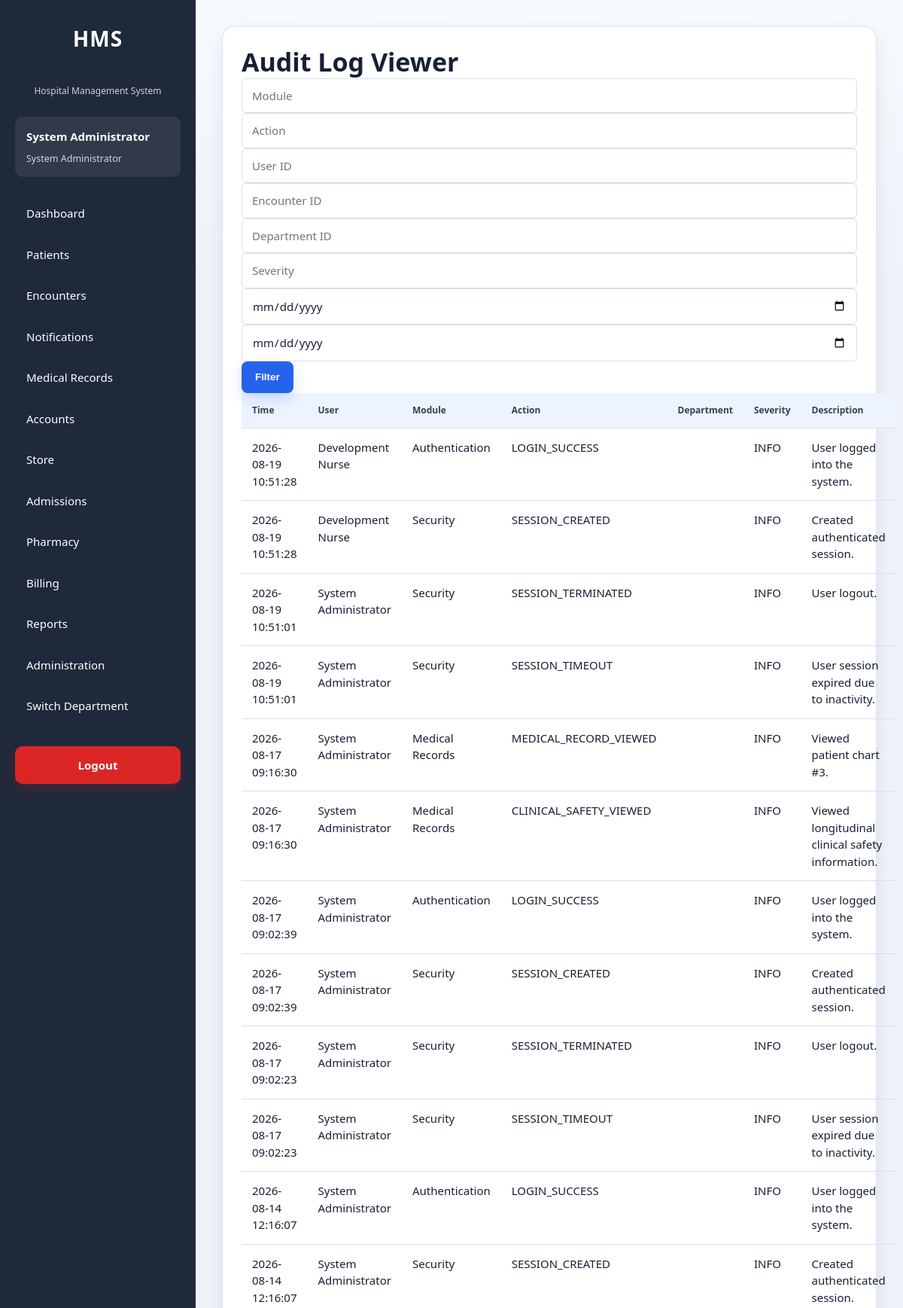
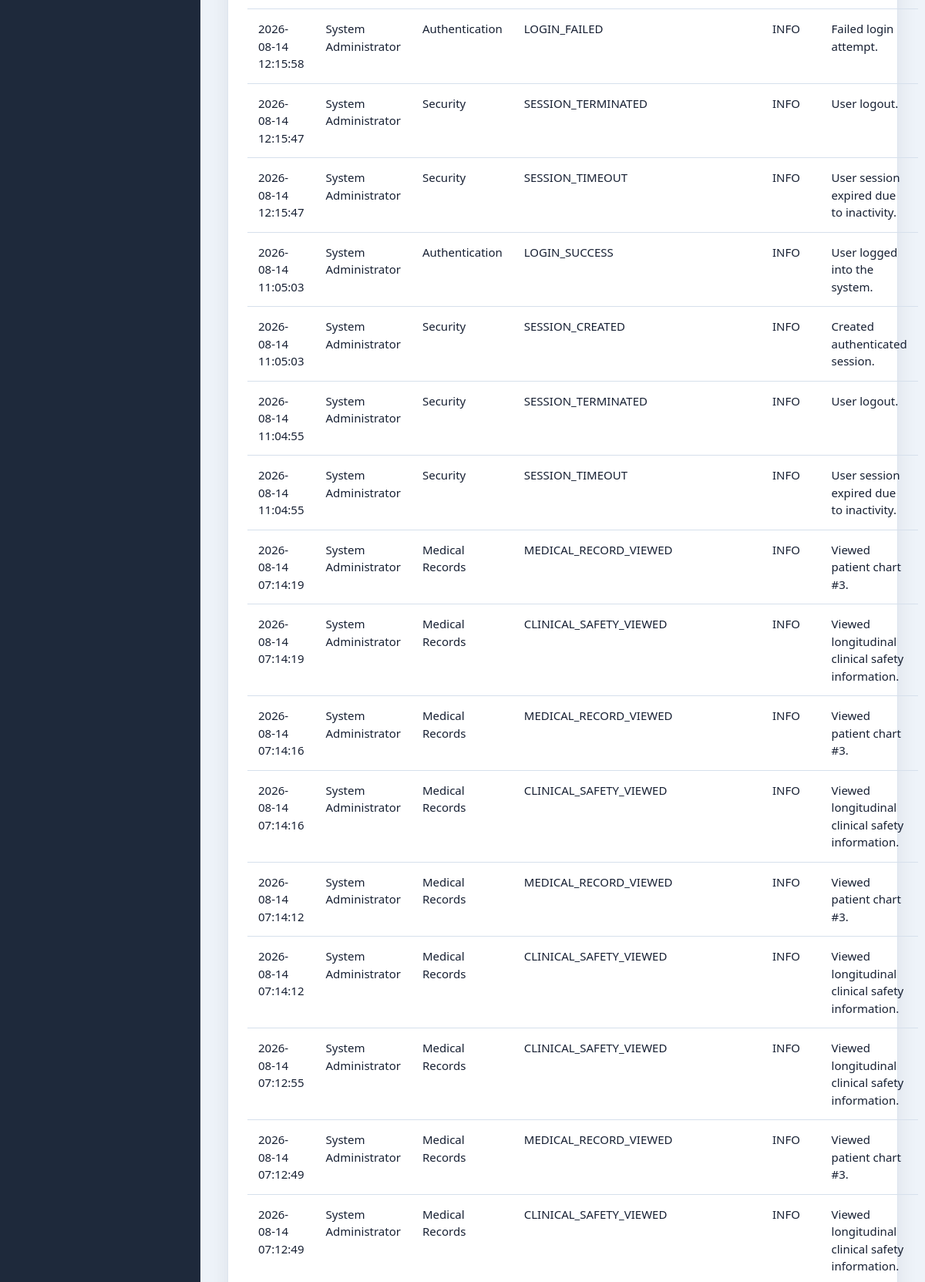
The page /modules/administration/security/audit_logs.php (signed in, upper part) on the database its author committed (2 pictures, top to bottom).
### tables this page shows
CREATE TABLE `audit_logs` (
  `id` int(11) NOT NULL AUTO_INCREMENT,
  `user_id` int(11) DEFAULT NULL,
  `visit_id` int(11) DEFAULT NULL,
  `patient_id` int(11) DEFAULT NULL,
  `module` varchar(100) NOT NULL,
  `action` varchar(100) NOT NULL,
  `description` text DEFAULT NULL,
  `ip_address` varchar(50) DEFAULT NULL,
  `user_agent` varchar(255) DEFAULT NULL,
  `department_id` int(11) DEFAULT NULL,
  `severity` varchar(20) NOT NULL DEFAULT 'INFO',
  `event_type` varchar(100) NOT NULL DEFAULT 'GENERAL',
  `created_at` timestamp NOT NULL DEFAULT current_timestamp(),
  PRIMARY KEY (`id`),
  KEY `idx_audit_user` (`user_id`),
  KEY `idx_audit_visit` (`visit_id`),
  KEY `idx_audit_patient_created` (`patient_id`,`created_at`),
  KEY `idx_audit_module` (`module`),
  KEY `idx_audit_created` (`created_at`),
  KEY `idx_audit_action_created` (`action`,`created_at`),
  KEY `idx_audit_user_created` (`user_id`,`created_at`),
  KEY `idx_audit_ip_created` (`ip_address`,`created_at`),
  KEY `idx_audit_department_created` (`department_id`,`created_at`),
  KEY `idx_audit_module_created` (`module`,`created_at`),
  KEY `idx_audit_event_created` (`event_type`,`created_at`),
  KEY `idx_audit_severity_created` (`severity`,`created_at`),
  KEY `idx_audit_visit_created` (`visit_id`,`created_at`),
  CONSTRAINT `fk_audit_department` FOREIGN KEY (`department_id`) REFERENCES `departments` (`id`) ON DELETE SET NULL ON UPDATE CASCADE,
  CONSTRAINT `fk_audit_patient` FOREIGN KEY (`patient_id`) REFERENCES `patients` (`id`) ON DELETE SET NULL ON UPDATE CASCADE,
  CONSTRAINT `fk_audit_user` FOREIGN KEY (`user_id`) REFERENCES `users` (`id`) ON DELETE SET NULL ON UPDATE CASCADE,
  CONSTRAINT `fk_audit_visit` FOREIGN KEY (`visit_id`) REFERENCES `visits` (`id`) ON DELETE SET NULL ON UPDATE CASCADE
);

CREATE TABLE `users` (
  `id` int(11) NOT NULL AUTO_INCREMENT,
  `employee_id` varchar(30) NOT NULL,
  `first_name` varchar(100) NOT NULL,
  `last_name` varchar(100) NOT NULL,
  `gender` enum('Male','Female') DEFAULT NULL,
  `phone` varchar(20) DEFAULT NULL,
  `email` varchar(150) DEFAULT NULL,
  `username` varchar(50) NOT NULL,
  `password` varchar(255) NOT NULL,
  `department_id` int(11) NOT NULL,
  `role_id` int(11) NOT NULL,
  `status` enum('Active','Inactive') NOT NULL DEFAULT 'Active',
  `failed_login_attempts` int(11) NOT NULL DEFAULT 0,
  `last_failed_login` datetime DEFAULT NULL,
  `locked_at` datetime DEFAULT NULL,
  `locked_by` int(11) DEFAULT NULL,
  `lock_reason` varchar(255) DEFAULT NULL,
  `last_login` datetime DEFAULT NULL,
  `password_changed_at` datetime DEFAULT NULL,
  `must_change_password` tinyint(1) NOT NULL DEFAULT 0,
  `created_at` timestamp NOT NULL DEFAULT current_timestamp(),
  `updated_at` timestamp NULL DEFAULT NULL ON UPDATE current_timestamp(),
  PRIMARY KEY (`id`),
  UNIQUE KEY `uq_users_employee` (`employee_id`),
  UNIQUE KEY `uq_users_username` (`username`),
  KEY `idx_users_department` (`department_id`),
  KEY `idx_users_role` (`role_id`),
  KEY `idx_users_status` (`status`),
  KEY `idx_users_lastname` (`last_name`),
  KEY `idx_users_firstname` (`first_name`),
  KEY `idx_users_locked_at` (`locked_at`),
  KEY `fk_users_locked_by` (`locked_by`),
  CONSTRAINT `fk_users_department` FOREIGN KEY (`department_id`) REFERENCES `departments` (`id`) ON UPDATE CASCADE,
  CONSTRAINT `fk_users_locked_by` FOREIGN KEY (`locked_by`) REFERENCES `users` (`id`) ON DELETE SET NULL ON UPDATE CASCADE,
  CONSTRAINT `fk_users_role` FOREIGN KEY (`role_id`) REFERENCES `roles` (`id`) ON UPDATE CASCADE
);

### config/helpers.php (called while the page is built, shortened)
<?php
function e($value): string
{
    return htmlspecialchars(
        (string)$value,
        ENT_QUOTES,
        'UTF-8'
    );
}

### modules/administration/security/bootstrap.php (called while the page is built, shortened)
<?php
require_once __DIR__ . '/../../../config/auth.php';
require_once __DIR__ . '/../../../config/helpers.php';
require_once __DIR__ . '/../../../services/SessionService.php';
require_once __DIR__ . '/../../../services/AuditService.php';
$securityAuditService = new AuditService($pdo);

### services/AuditService.php (called while the page is built, shortened)
<?php
class AuditService
{
    private PDO $db;
    public function __construct(PDO $db)
    {
        $this->db = $db;
    }
    public function search(array $filters = [], int $page = 1, int $perPage = 50): array
    {
        $page = max(1, $page);
        $perPage = min(100, max(1, $perPage));
        $where = [];
        $parameters = [];
        $condition = $where ? ' WHERE ' . implode(' AND ', $where) : '';
        $countStmt = $this->db->prepare('SELECT COUNT(*) FROM audit_logs a' . $condition);
        $countStmt->execute($parameters);
        $total = (int)$countStmt->fetchColumn();
        $sql = '
            SELECT a.*, u.first_name, u.last_name, u.username,
                   d.department_name
            FROM audit_logs a
            LEFT JOIN users u ON u.id = a.user_id
            LEFT JOIN departments d ON d.id = a.department_id
        ' . $condition . ' ORDER BY a.created_at DESC, a.id DESC LIMIT :limit OFFSET :offset';
        $stmt = $this->db->prepare($sql);
        $stmt->bindValue(':limit', $perPage, PDO::PARAM_INT);
        $stmt->bindValue(':offset', ($page - 1) * $perPage, PDO::PARAM_INT);
        $stmt->execute();
        return [
            'success' => true,
            'data' => $stmt->fetchAll(PDO::FETCH_ASSOC),
            'total' => $total,
            'page' => $page,
            'per_page' => $perPage,
            'errors' => []
        ];
    }
}

### modules/administration/security/audit_logs.php (the view, shortened to what this page needs)
<?php
require_once __DIR__ . '/bootstrap.php';
$securityAuditService->log(
    (int)$currentUser['id'],
    null,
    'Security',
    'AUDIT_LOG_VIEWED',
    'Viewed the audit log viewer.',
    $_SESSION['active_department_id'] ?? null,
    'INFO',
    'AUDIT_LOG_VIEWED'
);
$filters = [
    'module' => trim((string)($_GET['module'] ?? '')),
    'action' => trim((string)($_GET['action'] ?? '')),
    'event_type' => trim((string)($_GET['event_type'] ?? '')),
    'user_id' => (int)($_GET['user_id'] ?? 0),
    'visit_id' => (int)($_GET['visit_id'] ?? 0),
    'department_id' => (int)($_GET['department_id'] ?? 0),
    'severity' => trim((string)($_GET['severity'] ?? '')),
    'date_from' => trim((string)($_GET['date_from'] ?? '')),
    'date_to' => trim((string)($_GET['date_to'] ?? ''))
];
$result = $securityAuditService->search($filters, max(1, (int)($_GET['page'] ?? 1)), 50);
$rows = $result['data'] ?? [];
require_once __DIR__ . '/../../../layouts/header.php'; require_once __DIR__ . '/../../../layouts/sidebar.php';
?>
<main class="content"><section class="card"><h2>Audit Log Viewer</h2><form method="GET"><input name="module" placeholder="Module" value="<?= e($filters['module']) ?>"><input name="action" placeholder="Action" value="<?= e($filters['action']) ?>"><input name="user_id" placeholder="User ID" value="<?= $filters['user_id'] ?: '' ?>"><input name="visit_id" placeholder="Encounter ID" value="<?= $filters['visit_id'] ?: '' ?>"><input name="department_id" placeholder="Department ID" value="<?= $filters['department_id'] ?: '' ?>"><input name="severity" placeholder="Severity" value="<?= e($filters['severity']) ?>"><input type="date" name="date_from" value="<?= e($filters['date_from']) ?>"><input type="date" name="date_to" value="<?= e($filters['date_to']) ?>"><button type="submit">Filter</button></form><table><thead><tr><th>Time</th><th>User</th><th>Module</th><th>Action</th><th>Department</th><th>Severity</th><th>Description</th></tr></thead><tbody><?php foreach ($rows as $row): ?><tr><td><?= e($row['created_at']) ?></td><td><?= e(($row['first_name'] ?? '') . ' ' . ($row['last_name'] ?? '')) ?></td><td><?= e($row['module']) ?></td><td><?= e($row['action']) ?></td><td><?= e((string)$row['department_name']) ?></td><td><?= e($row['severity']) ?></td><td><?= e($row['description']) ?></td></tr><?php endforeach; ?></tbody></table></section></main>
<?php require_once __DIR__ . '/../../../layouts/footer.php'; ?>

### assets/css/dashboard.css (style rules this page uses)
* { margin:0; padding:0; box-sizing:border-box; }
:root { --primary:#2563eb; --primary-dark:#1d4ed8; --success:#16a34a; --warning:#f59e0b; --danger:#dc2626; --sidebar:#1e293b; --sidebar-hover:#334155; --background:#f4f7fb; --white:#ffffff; --border:#dbe4ee; --text:#1e293b; --text-light:#64748b; --shadow:0 10px 25px rgba(0,0,0,.06); }
body { font-family: "Segoe UI", Tahoma, Geneva, Verdana, Arial, sans-serif; background:var(--background); color:var(--text); }
.content { flex:1; padding:35px; }
.content { width:100%; max-width:1540px; margin:0 auto; padding:28px; }
.card, .departments, .activity { border:1px solid rgba(214,224,236,.85); border-radius:var(--radius); box-shadow:var(--shadow-soft); }
.card { padding:22px; margin-bottom:18px; }
button, .btn-primary, .btn-secondary, .btn-danger, .actions a, .quick-actions a { border-radius:var(--radius-sm); }
input, select, textarea { border-radius:var(--radius-sm); }
:root { --primary:#2563eb; --primary-dark:#1d4ed8; --primary-soft:#eff6ff; --accent:#0891b2; --surface:#ffffff; --surface-soft:#f8fafc; --background:#eef3f9; --border:#d6e0ec; --border-strong:#b9c7d8; --text:#172033; --text-light:#667085; --radius:8px; --radius-sm:6px; --shadow:0 10px 28px rgba(15,23,42,.08); --shadow-soft:0 3px 12px rgba(15,23,42,.06); --focus-ring:0 0 0 4px rgba(37,99,235,.16); }
html { min-width:320px; -webkit-text-size-adjust:100%; }
body { background: linear-gradient(180deg,#f7fbff 0%,var(--background) 360px), var(--background); color:var(--text); font-size:15px; line-height:1.5; }
.card, .departments, .activity, .stat-card { border:1px solid rgba(214,224,236,.85); border-radius:var(--radius); background:var(--surface); box-shadow:var(--shadow-soft); }
.card h2, .card h3, .card h4 { color:var(--text); line-height:1.25; }
input, select, textarea { width:100%; min-height:44px; padding:11px 13px; border:1px solid var(--border); border-radius:var(--radius-sm); background:#fff; color:var(--text); font:inherit; outline:none; transition:border-color .18s ease, box-shadow .18s ease, background-color .18s ease; }
button, .btn-primary, .btn-secondary, .btn-danger, .btn-sm, .actions a, .quick-actions a { display:inline-flex; align-items:center; justify-content:center; min-height:42px; gap:8px; border:1px solid transparent; border-radius:var(--radius-sm); padding:10px 16px; font-weight:750; line-height:1.2; text-decoration:none; cursor:pointer; transition:transform .16s ease, box-shadow .16s ease, background-color .16s ease, border-color .16s ease; }
button, .btn-primary, .actions a, .quick-actions a { background:var(--primary); color:#fff; box-shadow:0 8px 18px rgba(37,99,235,.2); }
table, .table { width:100%; border-collapse:separate; border-spacing:0; overflow:hidden; }
table th, .table th { background:#f1f6fd; color:#344054; font-size:12px; font-weight:800; letter-spacing:0; text-transform:none; white-space:nowrap; }
table th, table td, .table th, .table td { padding:13px 14px; vertical-align:top; border-bottom:1px solid var(--border); }
table tbody tr, .table tbody tr { transition:background-color .14s ease; }
.card { background:var(--white); border-radius:16px; padding:25px; box-shadow:var(--shadow); }
.card h2 { font-size:34px; }
table { width:100%; border-collapse:collapse; }
table th { background:#eef4ff; padding:14px; text-align:left; }
table td { padding:14px; border-bottom:1px solid var(--border); }
button { cursor:pointer; border:none; border-radius:8px; padding:12px 18px; background:var(--primary); color:white; transition:.3s; }

### rows shown on the page
audit_logs: created_at "2026-08-19 10:51:28", user.last_name "Development Nurse", module "Authentication", action "LOGIN_SUCCESS", severity "INFO", description "User logged into the system."
audit_logs: created_at "2026-08-19 10:51:28", user.last_name "Development Nurse", module "Security", action "SESSION_CREATED", severity "INFO", description "Created authenticated session."
audit_logs: created_at "2026-08-19 10:51:01", user.last_name "System Administrator", module "Security", action "SESSION_TERMINATED", severity "INFO", description "User logout."
audit_logs: created_at "2026-08-19 10:51:01", user.last_name "System Administrator", module "Security", action "SESSION_TIMEOUT", severity "INFO", description "User session expired due to inactivity."
audit_logs: created_at "2026-08-17 09:16:30", user.last_name "System Administrator", module "Medical Records", action "MEDICAL_RECORD_VIEWED", severity "INFO", description "Viewed patient chart #3."
audit_logs: created_at "2026-08-17 09:16:30", user.last_name "System Administrator", module "Medical Records", action "CLINICAL_SAFETY_VIEWED", severity "INFO", description "Viewed longitudinal clinical safety information."
audit_logs: created_at "2026-08-17 09:02:39", user.last_name "System Administrator", module "Authentication", action "LOGIN_SUCCESS", severity "INFO", description "User logged into the system."
audit_logs: created_at "2026-08-17 09:02:39", user.last_name "System Administrator", module "Security", action "SESSION_CREATED", severity "INFO", description "Created authenticated session."
audit_logs: created_at "2026-08-17 09:02:23", user.last_name "System Administrator", module "Security", action "SESSION_TERMINATED", severity "INFO", description "User logout."
audit_logs: created_at "2026-08-17 09:02:23", user.last_name "System Administrator", module "Security", action "SESSION_TIMEOUT", severity "INFO", description "User session expired due to inactivity."
audit_logs: created_at "2026-08-14 12:16:07", user.last_name "System Administrator", module "Authentication", action "LOGIN_SUCCESS", severity "INFO", description "User logged into the system."
audit_logs: created_at "2026-08-14 12:16:07", user.last_name "System Administrator", module "Security", action "SESSION_CREATED", severity "INFO", description "Created authenticated session."
audit_logs: created_at "2026-08-14 12:15:58", user.last_name "System Administrator", module "Authentication", action "LOGIN_FAILED", severity "INFO", description "Failed login attempt."
audit_logs: created_at "2026-08-14 12:15:47", user.last_name "System Administrator", module "Security", action "SESSION_TERMINATED", severity "INFO", description "User logout."
audit_logs: created_at "2026-08-14 12:15:47", user.last_name "System Administrator", module "Security", action "SESSION_TIMEOUT", severity "INFO", description "User session expired due to inactivity."
audit_logs: created_at "2026-08-14 11:05:03", user.last_name "System Administrator", module "Authentication", action "LOGIN_SUCCESS", severity "INFO", description "User logged into the system."
audit_logs: created_at "2026-08-14 11:05:03", user.last_name "System Administrator", module "Security", action "SESSION_CREATED", severity "INFO", description "Created authenticated session."
audit_logs: created_at "2026-08-14 11:04:55", user.last_name "System Administrator", module "Security", action "SESSION_TERMINATED", severity "INFO", description "User logout."
audit_logs: created_at "2026-08-14 11:04:55", user.last_name "System Administrator", module "Security", action "SESSION_TIMEOUT", severity "INFO", description "User session expired due to inactivity."
audit_logs: created_at "2026-08-14 07:14:19", user.last_name "System Administrator", module "Medical Records", action "MEDICAL_RECORD_VIEWED", severity "INFO", description "Viewed patient chart #3."
audit_logs: created_at "2026-08-14 07:14:19", user.last_name "System Administrator", module "Medical Records", action "CLINICAL_SAFETY_VIEWED", severity "INFO", description "Viewed longitudinal clinical safety information."
audit_logs: created_at "2026-08-14 07:14:16", user.last_name "System Administrator", module "Medical Records", action "MEDICAL_RECORD_VIEWED", severity "INFO", description "Viewed patient chart #3."
audit_logs: created_at "2026-08-14 07:14:16", user.last_name "System Administrator", module "Medical Records", action "CLINICAL_SAFETY_VIEWED", severity "INFO", description "Viewed longitudinal clinical safety information."
audit_logs: created_at "2026-08-14 07:14:12", user.last_name "System Administrator", module "Medical Records", action "MEDICAL_RECORD_VIEWED", severity "INFO", description "Viewed patient chart #3."
audit_logs: created_at "2026-08-14 07:14:12", user.last_name "System Administrator", module "Medical Records", action "CLINICAL_SAFETY_VIEWED", severity "INFO", description "Viewed longitudinal clinical safety information."
audit_logs: created_at "2026-08-14 07:12:55", user.last_name "System Administrator", module "Medical Records", action "CLINICAL_SAFETY_VIEWED", severity "INFO", description "Viewed longitudinal clinical safety information."
audit_logs: created_at "2026-08-14 07:12:49", user.last_name "System Administrator", module "Medical Records", action "MEDICAL_RECORD_VIEWED", severity "INFO", description "Viewed patient chart #3."
audit_logs: created_at "2026-08-14 07:12:49", user.last_name "System Administrator", module "Medical Records", action "CLINICAL_SAFETY_VIEWED", severity "INFO", description "Viewed longitudinal clinical safety information."

### other values the page prints
$currentUser['first_name'] "System"
$currentUser['last_name'] "Administrator"
$currentUser['role_name'] "System Administrator"
